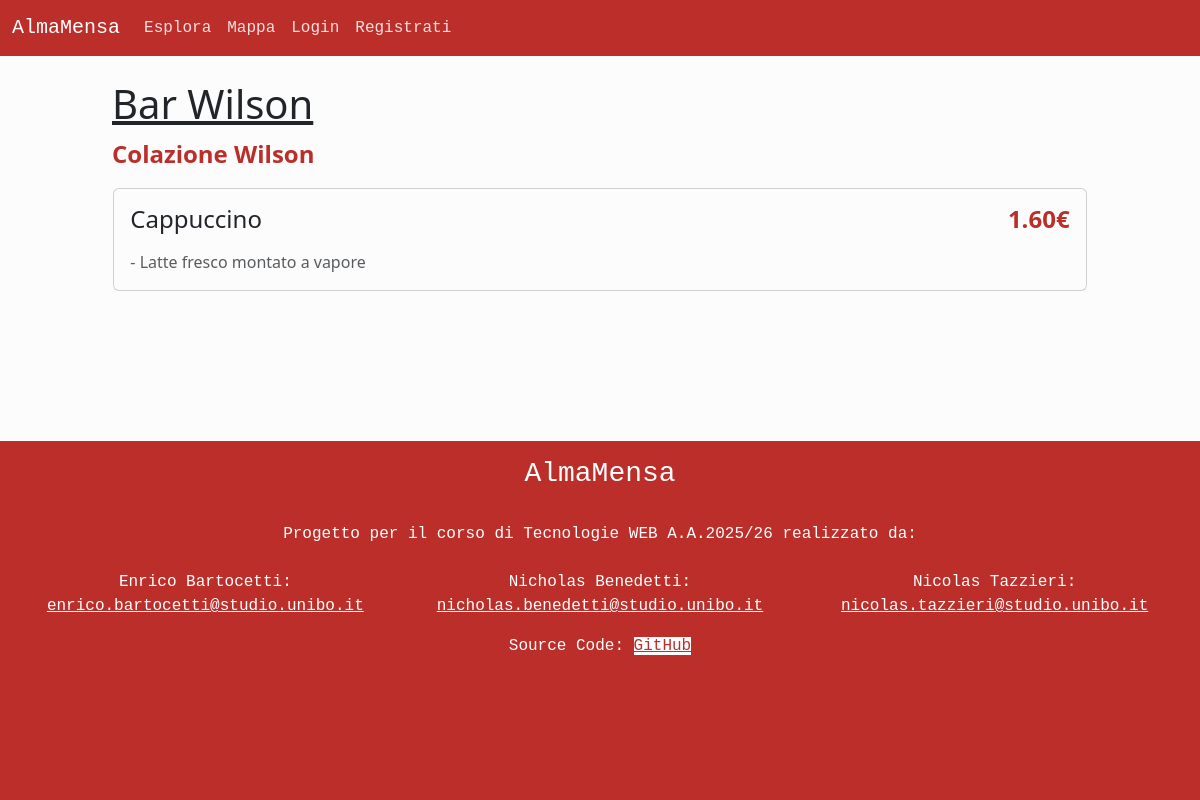
The app's page /menu.php?id=2 with its own data.
### tables this page shows
CREATE TABLE `mense` (
  `id` int NOT NULL,
  `email` varchar(100) NOT NULL,
  `nome` varchar(50) NOT NULL,
  `descrizione` varchar(1024) NOT NULL,
  `ind_civico` varchar(10) NOT NULL,
  `ind_via` varchar(100) NOT NULL,
  `ind_comune` varchar(50) NOT NULL,
  `ind_cap` int NOT NULL,
  `telefono` varchar(20) DEFAULT NULL,
  `coo_latitudine` varchar(15) NOT NULL,
  `coo_longitudine` varchar(15) NOT NULL,
  `num_posti` int NOT NULL,
  `immagine` varchar(255) DEFAULT NULL,
  `id_categoria` int NOT NULL,
  `media_recensioni` decimal(3,2) NOT NULL,
  `num_recensioni` int NOT NULL
);

CREATE TABLE `piatti` (
  `id` int NOT NULL,
  `nome` varchar(25) NOT NULL,
  `descrizione` varchar(255) NOT NULL,
  `prezzo` decimal(5,2) NOT NULL,
  `id_mensa` int NOT NULL
);

### public/menu.php (called while the page is built, shortened)
<?php
require_once '../src/bootstrap.php';
if (isset($_GET["id"])) {
    $templateParams["canteen"] = $dbh->getCanteenById(intval($_GET["id"]));
    $templateParams["menu"] = $dbh->getActiveMenuByCanteenId(intval($_GET["id"]));
} else {
    header("Location: explore.php");
    exit();
}
if ($templateParams["menu"] !== null && count($templateParams["menu"]->getDishes()) > 0) {
    $templateParams["subtitle"] = $templateParams["menu"]->getNome();
} else {
    $templateParams["subtitle"] = "";
}
require '../src/template/base.php';
?>

### src/database.php (called while the page is built, shortened)
<?php
class DatabaseHelper {
    private $db;
    public function __construct($servername, $username, $password, $dbname, $port){
        $this->db = new mysqli($servername, $username, $password, $dbname, $port);
    }
    public function getCanteenById($id) {
        $stmt = $this->db->prepare("SELECT m.*, c.nome AS categoria FROM mense AS m JOIN categorie c ON m.id_categoria = c.id WHERE m.id = ?;");
        $stmt->bind_param("i", $id);
        $stmt->execute();
        $result = $stmt->get_result();
        if ($result->num_rows > 0) {
            $c = $result->fetch_assoc();
            return new Canteen($c["id"], $c["email"], $c["nome"], $c["descrizione"], $c["ind_civico"], $c["ind_via"], $c["ind_comune"], $c["ind_cap"], $c["telefono"], $c["coo_latitudine"], $c["coo_longitudine"], $c["num_posti"], $c["immagine"], $c["categoria"], $c["media_recensioni"], $c["num_recensioni"], $this->getCanteenTimeTable($c["id"]));
        } else {
            return null;
        }
    }
    public function getCanteenTimetable($id, $day = "%") {
        $query = 'SELECT giorno, ora_apertura, ora_chiusura FROM orari
        WHERE id_mensa = ?
        AND giorno LIKE ?
        ORDER BY FIELD(giorno, \'mon\', \'tue\', \'wed\', \'thu\', \'fri\', \'sat\', \'sun\'), ora_apertura ASC';
        $stmt = $this->db->prepare($query);
        $stmt->bind_param("is", $id, $day);
        $stmt->execute();
        $hours = [];
        foreach ($stmt->get_result()->fetch_all(MYSQLI_ASSOC) as $h) {
            array_push($hours, new OpeningHour($h["giorno"], $h["ora_apertura"], $h["ora_chiusura"]));
        }
        return $hours;
    }
    public function getDishesByMenuId($menuId) {
        $stmt = $this->db->prepare("SELECT p.* FROM piatti p JOIN composizioni c ON p.id = c.id_piatto WHERE c.id_menu = ? ORDER BY p.nome ASC;");
        $stmt->bind_param("i", $menuId);
        $stmt->execute();
        $result = $stmt->get_result();
        $list = array();
        foreach ($result->fetch_all(MYSQLI_ASSOC) as $d) {
            array_push($list, new Dish($d["id"], $d["nome"], $d["descrizione"], $d["prezzo"], $d["id_mensa"]));
        }
        return $list;
    }
    public function getActiveMenuByCanteenId($canteenId) {
        $stmt = $this->db->prepare("SELECT * FROM menu WHERE id_mensa = ? AND attivo = 1;");
        $stmt->bind_param("i", $canteenId);
        $stmt->execute();
        $result = $stmt->get_result();
        if ($result->num_rows > 0) {
            $m = $result->fetch_assoc();
            $dishes = $this->getDishesByMenuId($m["id"]);
            return new Menu($m["id"], $m["nome"], $m["attivo"], $m["id_mensa"], $dishes);
        } else {
            return null;
        }
    }
}
?>

### src/bootstrap.php (called while the page is built, shortened)
<?php
require_once("database.php");
$dbh = new DatabaseHelper("localhost", "root", "", "almamensa", 3306);
require_once("classes.php");
?>

### src/classes.php (called while the page is built, shortened)
<?php
class Canteen extends User implements JsonSerializable {
    private $id;
    private $name;
    public function __construct($id, $email, $name, $desc, $number, $avenue, $municipality, $postalCode, $tel, $lat, $long, $maxSeatings, $img, $category, $avgReviews, $numReviews, $openingHours) {
        $this->id = $id;
        $this->name = $name;
    }
    public function getId() {
        return $this->id;
    }
    public function getName() {
        return $this->name;
    }
}
class Dish implements JsonSerializable {
    private $name;
    private $desc;
    private $price;
    public function __construct($id, $name, $desc, $price, $canteenId) {
        $this->name = $name;
        $this->desc = $desc;
        $this->price = $price;
    }
    public function getName() {
        return $this->name;
    }
    public function getDescription() {
        return $this->desc;
    }
    public function getPrice() {
        return $this->price;
    }
}
class Menu implements JsonSerializable {
    private $nome;
    private $dishes = [];
    public function __construct($id, $nome, $attivo, $idCanteen, $dishes = []) {
        $this->nome = $nome;
        $this->dishes = $dishes;
    }
    public function getNome() {
        return $this->nome;
    }
    public function getDishes() {
        return $this->dishes;
    }
}
?>

### src/template/components/canteen_header_lite.php (the view)
<header class="row justify-content-center mt-4">
    <a class="col-11 col-md-10 text-dark h1" href="canteen_details.php?id=<?php echo $templateParams["canteen"]->getId(); ?>"><?php echo $templateParams["canteen"]->getName(); ?></a>
    <p class="col-11 col-md-10 text-primary fs-4 fw-bold"><?php echo $templateParams["subtitle"] ; ?></p>
</header>

### src/template/menu.php
<?php require("components/canteen_header_lite.php") ?>
        <?php if ($templateParams["menu"] === null || count($templateParams["menu"]->getDishes()) === 0): ?>
            <div class="row justify-content-center px-3">
                <div class="col-10 alert alert-info text-center" role="alert">
                    <span class="bi bi-info-circle-fill me-2"></span>
                    Nessun menu disponibile per questa mensa.
                </div>
            </div>
        <?php else: ?>
        <?php foreach($templateParams["menu"]->getDishes() as $dish): ?>
            <div class="row justify-content-center px-3">
                <div class="card col-10 p-0 mb-2">
                    <div class="card-body">
                        <h2 class="card-title fs-4 mb-3">
                            <?php echo htmlspecialchars($dish->getName()); ?>
                            <span class="text-primary fw-bold text-end float-end">
                                <?php echo $dish->getPrice() . "€" ?>
                            </span>
                        </h2>
                        <span class="text-muted">
                            - <?php echo htmlspecialchars($dish->getDescription()); ?>
                        </span>
                    </div>
                </div>
            </div>
        <?php endforeach; ?>
        <?php endif; ?>

### records on screen
mense: nome "Bar Wilson"
piatti: nome "Cappuccino", prezzo "1.60", descrizione "Latte fresco montato a vapore"

### other values on screen
$templateParams["subtitle"] "Colazione Wilson"
